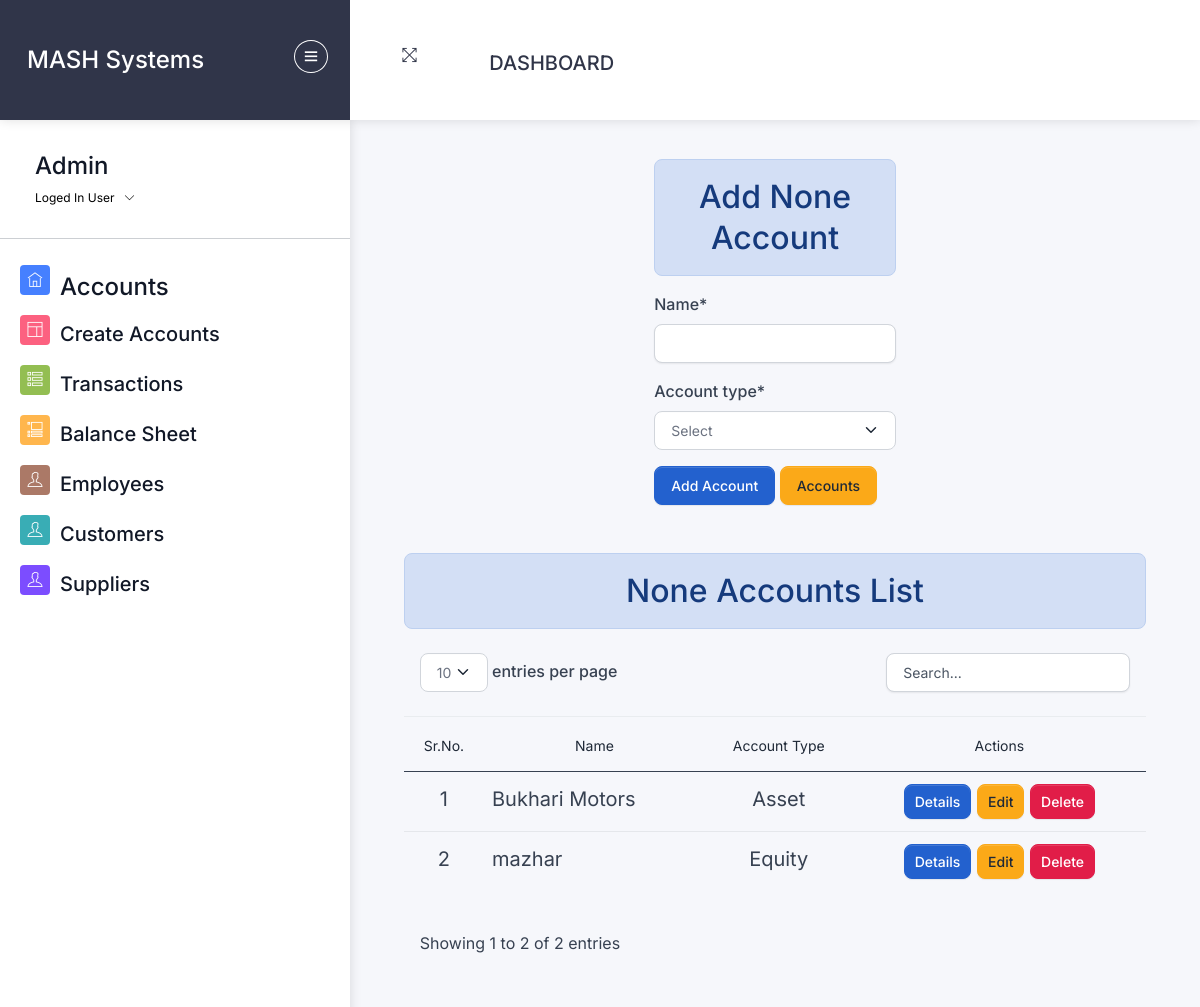
The page /add_account/ (signed in) on the database its author committed.
### home/models.py (models this page shows, shortened)
class Account(models.Model):
    ASSET = 'Asset'
    LIABILITY = 'Liability'
    EQUITY = 'Equity'
    REVENUE = 'Revenue'
    EXPENSE = 'Expense'
    GAIN = 'Gain'
    LOSS = 'Loss'
    COMMITMENT = 'Commitment'
    COMMITMENT_RECEIVED = 'Commitment_Received'
    ACCOUNT_TYPE_CHOICES = [
        (ASSET, 'Asset'),
        (LIABILITY, 'Liability'),
        (EQUITY, 'Equity'),
        (REVENUE, 'Revenue'),
        (EXPENSE, 'Expense'),
        (GAIN, 'Gain'),
        (LOSS, 'Loss'),
        (COMMITMENT , 'Commitment'),
        (COMMITMENT_RECEIVED,'Commitment_Received')
    ]
    name=models.CharField(max_length=50,null=True ,blank=True)
    employee=models.OneToOneField(Employee, on_delete=models.RESTRICT ,null=True,blank=True)
    customer=models.OneToOneField(Customer, on_delete=models.RESTRICT ,null=True,blank=True)
    supplier=models.OneToOneField(Suppliers, on_delete=models.RESTRICT,null=True,blank=True)
    cheque=models.OneToOneField(Cheque, on_delete=models.RESTRICT,null=True,blank=True)
    balance = models.DecimalField(max_digits=10, decimal_places=2,default=0)
    account_type = models.CharField(max_length=50, choices=ACCOUNT_TYPE_CHOICES)
    date = models.DateTimeField(default=datetime.now())
    is_deleted=models.BooleanField(default=False)

class Customer(models.Model):
    coname=models.CharField(max_length=255)
    name=models.CharField(max_length=255)
    adress=models.CharField(max_length=255)
    contact=models.CharField(max_length=12,null=True,unique=True,blank=True)
    is_deleted = models.BooleanField(default=False)
    def __str__(self):
        return self.coname

### home/views/accounts.py (the view)
# urls.py: path('add_account/', accounts.add_account , name="add_accounts"),
@login_required
@permission_required('home.add_account', login_url='/login/')
def add_account(request):
    account_type=(request.GET.get('account_type'))
    if request.method == 'POST':
            mydata = Account.objects.filter(is_deleted=False).order_by("-id")
            if account_type=="employee":
                form = Employee_AccountForm(request.POST)
                mydata = Account.objects.filter(is_deleted=False,employee__isnull=False).order_by("-id")
            elif account_type=="customer":
                mydata = Account.objects.filter(is_deleted=False,customer__isnull=False).order_by("-id")
                form = Customer_AccountForm(request.POST)
            elif account_type=="supplier":
                mydata = Account.objects.filter(is_deleted=False,supplier__isnull=False).order_by("-id")
                form = Supplier_AccountForm(request.POST)
            elif account_type=="cheque":
                mydata = Account.objects.filter(is_deleted=False,cheque__isnull=False).order_by("-id")
                form = Cheque_AccountForm(request.POST)
            else:
                form = AccountForm(request.POST)
            if form.is_valid():
                form.save()
                messages.success(request,"Accounts Added Succesfuly !!")
                return redirect('createaccounts')
    else:
        mydata = Account.objects.filter(is_deleted=False).order_by("-id")
        if account_type=="employee":
            form = Employee_AccountForm()
            mydata = Account.objects.filter(is_deleted=False,employee__isnull=False).order_by("-id")
        elif account_type=="customer":
            mydata = Account.objects.filter(is_deleted=False,customer__isnull=False).order_by("-id")
            form = Customer_AccountForm()
        elif account_type=="supplier":
            mydata = Account.objects.filter(is_deleted=False,supplier__isnull=False).order_by("-id")
            form = Supplier_AccountForm()
        elif account_type=="cheque":
            mydata = Account.objects.filter(is_deleted=False,cheque__isnull=False).order_by("-id")
            form = Cheque_AccountForm()
        else:
            form = AccountForm()
    data={'mydata':mydata,'form':form,'account_type':account_type}
    return render(request,'accounts/accounts.html',data)

### home/forms.py
class AccountForm(forms.ModelForm):
    class Meta:
        model = Account
        fields = ['name','account_type']
    def __init__(self, *args, **kwargs):
        super(AccountForm, self).__init__(*args, **kwargs)
        self.fields['account_type'].choices = [('', 'Select')] + list(self.fields['account_type'].choices)
        self.fields['name'].required = True

### templates/accounts/accounts.html (shortened to what this page needs)
{% extends 'css-js-links.html' %}
{% load crispy_forms_tags %}
{% load custom_filters %}
{% block context %}
{% include 'accounts/navbar.html' %}
{% endblock context %}
{% block body %}
<div class="pcoded-content">
  <div class="pcoded-inner-content">
    <div class="main-body">
      <div class="page-wrapper">
        <div class="page-body">
  <div class="row">
    <div class="col-4 "></div>
    <div class="col-4 ">
      <h2 class="text-center  alert alert-info">{% if update %} Edit {{account_type|title}} {% else %} Add {% endif %} {{account_type|title}} Account </h2>
      <form method="post">
        {{form|crispy}}
        <input type="submit" class="btn btn-info" {% if update %} value="Update Account" {% else %} value="Add Account"
          {% endif %}>
        <a class="btn btn-warning" href="/accounts/">Accounts</a>
      </form>
    </div>
    </div>
    <div class="col-12 mt-5">
      <h2 class="text-center  alert alert-info">{{account_type|title}} Accounts List</h2>
      <div class="table-responsive py-2">
        {% if mydata %}
        <table class="table table-flush" id="datatable">
          <thead class="thead-light">
            <tr class=" ">
              {% if update %}
              <td class="text-center fs-5">Account Id</td>
              {% else %}
              <td class="text-center fs-5">Sr.No.</td>
              {% endif %}
              <td class="text-center fs-5">Name</td>
              <td class="text-center fs-5">Account Type</td>
              {% if update %}
              {% else %}
              <td class="text-center fs-5">Actions</td>
              {% endif %}
            </tr>
          </thead>
          <tbody>
            {% if update %}
            <tr>
              <td class="text-center fs-5">{{mydata.id}}</td>
              {% if mydata.name %}
              <td class=" fs-5">{{mydata.name}}</td>
              {% elif mydata.customer %}
              <td class=" fs-5">{{mydata.customer}}</td>
              {% elif  mydata.supplier %}
              <td class=" fs-5">{{mydata.supplier}}</td>
              {% elif mydata.cheque %}
              <td class=" fs-5">{{mydata.cheque}}</td>
              {% else %}
              <td class=" fs-5">-</td>
              {% endif %}
              <td class=" fs-5">{{mydata.account_type}}</td>
            </tr>
            {% else %}
            {% for data in mydata %}
            <tr>
              <td class="text-center fs-5">{{forloop.counter}}</td>
              {% if data.name %}
              <td class=" fs-5">{{data.name}}</td>
              {% elif data.customer %}
              <td class="fs-5">{{data.customer}}</td>
              {% elif  data.supplier %}
              <td class=" fs-5">{{data.supplier}}</td>
              {% elif data.cheque %}
              <td class=" fs-5">{{data.cheque}}</td>
              {% else %}
              <td class="fs-5">-</td>
              {% endif %}
              <td class="text-center fs-5">{{data.account_type}}</td>
              <td class="text-center fs-5">
                <a class=" btn btn-sm btn-info" href={% url 'accountreport' id=data.id %}>Details</a>
                {% if perms.home.change_account %}
                <a class="btn btn-sm btn-warning" href={% url 'editaccount' id=data.id %}>Edit</a>
                {% endif %}
                {% if perms.home.delete_account %}
                <a class=" btn btn-sm btn-danger" href={% url 'deleteaccount' id=data.id %}>Delete</a>
                {% endif %}
              </td>
            </tr>
            {% endfor %}
            {% endif %}
          </tbody>
        </table>
        {% else %}
        <h4 class="text-center  alert alert-warning">No Record Found</h4>
        {% endif %}
      </div>
    </div>
  </div>
  {% endblock body %}

### templates/accounts/navbar.html (shortened to what this page needs)
{% load static %}
<div id="pcoded" class="pcoded">
  <div class="pcoded-container navbar-wrapper">
    <nav style="padding: 0 ; margin: 0 ;" class="navbar header-navbar pcoded-header">
      <div class="navbar-wrapper">
        <div style="height: 120px" class="navbar-logo  " >
          <a class="mobile-menu mt-3" id="mobile-collapse" href="#!">
            <i class="ti-menu"></i>
          </a>
          <a   class=" fs-4  btn " href="/">MASH Systems</a>
        </div>
        <div class="navbar-container container-fluid">
          <ul class="nav-left">
            <li class="mt-3">
              <a  href="#!" onclick="javascript:toggleFullScreen()">
                <i class="ti-fullscreen"></i>
              </a>
            </li>
          </ul>
          <nav class="navbar navbar-expand-lg bg-body-tertiary">
            {% if perms.home.view_dashboard %}
            <div class="container-fluid">
              <a class="navbar-brand fs-5  mt-4 " href="/">Dashboard</a>
              {% endif %}
              <div id="display-msg" class="text-center" style="min-height: 70px">
              </div>
          </nav>
    </nav>
    <div class="pcoded-main-container">
      <div class="pcoded-wrapper">
        <nav class="pcoded-navbar">
          <div class="pcoded-inner-navbar main-menu">
            <div class="">
              <div class="main-menu-header">
                <div class="user-details">
                  <span>
                    <h4>{{request.user}}</h4>
                  </span>
                  <span id="more-details">Loged In User<i class="ti-angle-down"></i></span>
                </div>
              </div>
            </div>
            <hr>
            <ul class="pcoded-item pcoded-left-item">
              {% if perms.home.view_account %}
              <li class=" {% if request.path == '/accounts/' %} color-info {% endif %}">
                <a href="/accounts/">
                  <span class="pcoded-micon"><i class="ti-home"></i><b>D</b></span>
                  <span class="pcoded-mtext fs-5" data-i18n="nav.dash.main">
                    <h4>Accounts</h4>
                  </span>
                </a>
              </li>
              {% endif %}
              {% if perms.home.add_account %}
              <li class=" {% if request.path == '/create_accounts/' %} color-info {% endif %}">
                <a href="/create_accounts">
                  <span class="pcoded-micon"><i class="ti-layout"></i><b>D</b></span>
                  <span class="pcoded-mtext fs-5" data-i18n="nav.dash.main">
                    <h5>Create Accounts</h5>
                  </span>
                </a>
              </li>
              {% endif %}
              {% if perms.home.view_transaction %}
              <li class=" {% if request.path == '/list_transactions/' %} color-info {% endif %}">
                <a href="/list_transactions/">
                  <span class="pcoded-micon"><i class="ti-view-list-alt"></i><b>D</b></span>
                  <span class="pcoded-mtext fs-5" data-i18n="nav.dash.main">
                    <h5>Transactions</h5>
                  </span>
                </a>
              </li>
              {% endif %}
              {% if perms.home.view_balance_sheet %}
                  <li class=" {% if request.path == '/balance_sheet/' %} color-info {% endif %} ">
                    <a href="/balance_sheet/">
                      <span class="pcoded-micon"><i class="ti-layout-accordion-list"></i><b>D</b></span>
                      <span class="pcoded-mtext fs-5" data-i18n="nav.dash.main">
                        <h5>Balance Sheet</h5>
                      </span>
                    </a>
                  </li>
                  {% endif %}
              {% if perms.home.view_employee %}
                  <li class=" {% if request.path == '/employees/' %} color-info {% endif %} ">
                    <a href="/employees/">
                      <span class="pcoded-micon"><i class="ti-user"></i><b>D</b></span>
                      <span class="pcoded-mtext fs-5" data-i18n="nav.dash.main">
                        <h5>Employees</h5>
                      </span>
                    </a>
                  </li>
                  {% endif %}
              {% if perms.home.view_customer %}
                  <li class=" {% if request.path == '/customers/' %} color-info {% endif %} ">
                    <a href="/customers/">
                      <span class="pcoded-micon"><i class="ti-user"></i><b>D</b></span>
                      <span class="pcoded-mtext fs-5" data-i18n="nav.dash.main">
                        <h5>Customers</h5>
                      </span>
                    </a>
                  </li>
                  {% endif %}
              {% if perms.home.view_suppliers %}
                  <li class=" {% if request.path == '/suppliers/' %} color-info {% endif %} ">
                    <a href="/suppliers/">
                      <span class="pcoded-micon"><i class="ti-user"></i><b>D</b></span>
                      <span class="pcoded-mtext fs-5" data-i18n="nav.dash.main">
                        <h5>Suppliers</h5>
                      </span>
                    </a>
                  </li>
                  {% endif %}
            </ul>
          </div>
        </nav>

### rows shown on the page
Account: customer "Bukhari Motors", account_type "Asset"
Account: name "mazhar", account_type "Equity"

### other values the page prints
{{ request.user }} "Admin"
{{ account_type|title }} "None"
